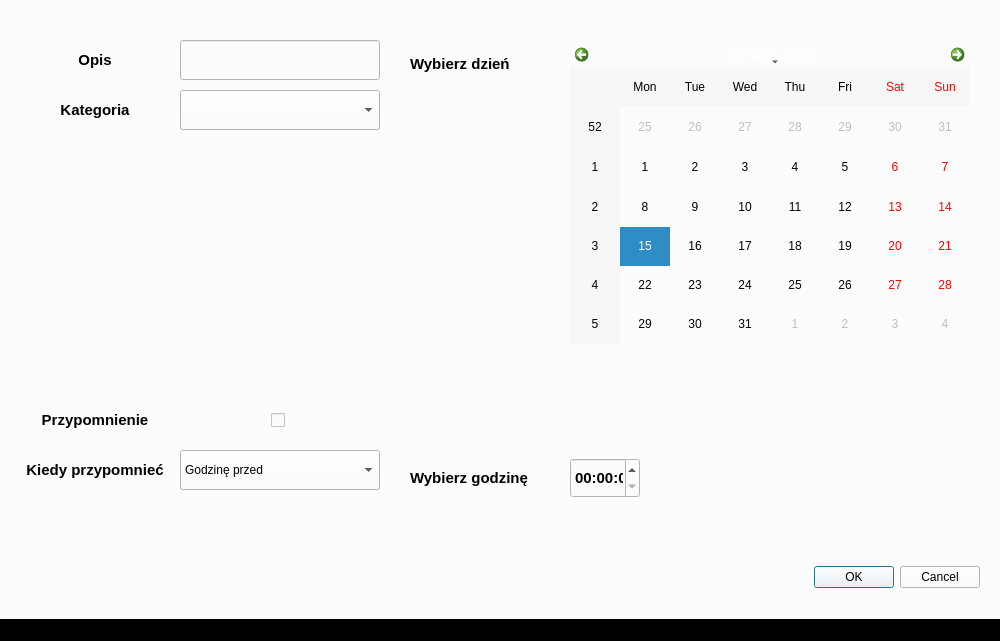
<?xml version="1.0" encoding="UTF-8"?>
<ui version="4.0">
 <class>Dialog</class>
 <widget class="QMainWindow" name="Dialog">
  <property name="geometry">
   <rect>
    <x>0</x>
    <y>0</y>
    <width>1000</width>
    <height>641</height>
   </rect>
  </property>
  <property name="sizePolicy">
   <sizepolicy hsizetype="Minimum" vsizetype="Minimum">
    <horstretch>0</horstretch>
    <verstretch>0</verstretch>
   </sizepolicy>
  </property>
  <property name="minimumSize">
   <size>
    <width>1000</width>
    <height>600</height>
   </size>
  </property>
  <property name="maximumSize">
   <size>
    <width>1000</width>
    <height>641</height>
   </size>
  </property>
  <property name="windowTitle">
   <string>Dodaj wydarzenie</string>
  </property>
  <property name="styleSheet">
   <string notr="true">background-color: rgb(0,0,0)</string>
  </property>
  <widget class="QWidget" name="widget">
   <property name="sizePolicy">
    <sizepolicy hsizetype="Minimum" vsizetype="Minimum">
     <horstretch>0</horstretch>
     <verstretch>0</verstretch>
    </sizepolicy>
   </property>
   <property name="minimumSize">
    <size>
     <width>1000</width>
     <height>600</height>
    </size>
   </property>
   <property name="maximumSize">
    <size>
     <width>1000</width>
     <height>641</height>
    </size>
   </property>
   <property name="styleSheet">
    <string notr="true">background-color: rgb(252,252,252)</string>
   </property>
   <layout class="QHBoxLayout" name="horizontalLayout">
    <property name="spacing">
     <number>10</number>
    </property>
    <property name="leftMargin">
     <number>10</number>
    </property>
    <property name="topMargin">
     <number>10</number>
    </property>
    <property name="rightMargin">
     <number>10</number>
    </property>
    <property name="bottomMargin">
     <number>10</number>
    </property>
    <item>
     <layout class="QFormLayout" name="formLayout">
      <property name="horizontalSpacing">
       <number>10</number>
      </property>
      <property name="verticalSpacing">
       <number>10</number>
      </property>
      <property name="leftMargin">
       <number>10</number>
      </property>
      <property name="topMargin">
       <number>10</number>
      </property>
      <property name="rightMargin">
       <number>10</number>
      </property>
      <property name="bottomMargin">
       <number>10</number>
      </property>
      <item row="1" column="0">
       <widget class="QLabel" name="label">
        <property name="sizePolicy">
         <sizepolicy hsizetype="Minimum" vsizetype="Minimum">
          <horstretch>0</horstretch>
          <verstretch>0</verstretch>
         </sizepolicy>
        </property>
        <property name="minimumSize">
         <size>
          <width>150</width>
          <height>40</height>
         </size>
        </property>
        <property name="maximumSize">
         <size>
          <width>150</width>
          <height>40</height>
         </size>
        </property>
        <property name="font">
         <font>
          <pointsize>11</pointsize>
          <weight>75</weight>
          <bold>true</bold>
         </font>
        </property>
        <property name="styleSheet">
         <string notr="true">background-color: rgb(252,252,252)</string>
        </property>
        <property name="text">
         <string>Opis</string>
        </property>
        <property name="alignment">
         <set>Qt::AlignCenter</set>
        </property>
       </widget>
      </item>
      <item row="1" column="1">
       <widget class="QLineEdit" name="lineDesc">
        <property name="sizePolicy">
         <sizepolicy hsizetype="Minimum" vsizetype="Minimum">
          <horstretch>0</horstretch>
          <verstretch>0</verstretch>
         </sizepolicy>
        </property>
        <property name="minimumSize">
         <size>
          <width>200</width>
          <height>40</height>
         </size>
        </property>
        <property name="maximumSize">
         <size>
          <width>200</width>
          <height>40</height>
         </size>
        </property>
        <property name="styleSheet">
         <string notr="true">background-color: rgb(252,252,252)</string>
        </property>
       </widget>
      </item>
      <item row="2" column="0">
       <widget class="QLabel" name="label_2">
        <property name="sizePolicy">
         <sizepolicy hsizetype="Minimum" vsizetype="Minimum">
          <horstretch>0</horstretch>
          <verstretch>0</verstretch>
         </sizepolicy>
        </property>
        <property name="minimumSize">
         <size>
          <width>150</width>
          <height>40</height>
         </size>
        </property>
        <property name="maximumSize">
         <size>
          <width>150</width>
          <height>40</height>
         </size>
        </property>
        <property name="font">
         <font>
          <pointsize>11</pointsize>
          <weight>75</weight>
          <bold>true</bold>
         </font>
        </property>
        <property name="styleSheet">
         <string notr="true">background-color: rgb(252,252,252)</string>
        </property>
        <property name="text">
         <string>Kategoria</string>
        </property>
        <property name="alignment">
         <set>Qt::AlignCenter</set>
        </property>
       </widget>
      </item>
      <item row="2" column="1">
       <widget class="QComboBox" name="catCombo">
        <property name="sizePolicy">
         <sizepolicy hsizetype="Minimum" vsizetype="Minimum">
          <horstretch>0</horstretch>
          <verstretch>0</verstretch>
         </sizepolicy>
        </property>
        <property name="minimumSize">
         <size>
          <width>200</width>
          <height>40</height>
         </size>
        </property>
        <property name="maximumSize">
         <size>
          <width>200</width>
          <height>40</height>
         </size>
        </property>
        <property name="styleSheet">
         <string notr="true">background-color: rgb(252,252,252)</string>
        </property>
       </widget>
      </item>
      <item row="3" column="0" colspan="2">
       <spacer name="verticalSpacer">
        <property name="orientation">
         <enum>Qt::Vertical</enum>
        </property>
        <property name="sizeType">
         <enum>QSizePolicy::Preferred</enum>
        </property>
        <property name="sizeHint" stdset="0">
         <size>
          <width>20</width>
          <height>250</height>
         </size>
        </property>
       </spacer>
      </item>
      <item row="4" column="0">
       <widget class="QLabel" name="label_3">
        <property name="sizePolicy">
         <sizepolicy hsizetype="Minimum" vsizetype="Minimum">
          <horstretch>0</horstretch>
          <verstretch>0</verstretch>
         </sizepolicy>
        </property>
        <property name="minimumSize">
         <size>
          <width>150</width>
          <height>40</height>
         </size>
        </property>
        <property name="maximumSize">
         <size>
          <width>150</width>
          <height>40</height>
         </size>
        </property>
        <property name="font">
         <font>
          <pointsize>11</pointsize>
          <weight>75</weight>
          <bold>true</bold>
         </font>
        </property>
        <property name="styleSheet">
         <string notr="true">background-color: rgb(252,252,252)</string>
        </property>
        <property name="text">
         <string>Przypomnienie</string>
        </property>
        <property name="alignment">
         <set>Qt::AlignCenter</set>
        </property>
       </widget>
      </item>
      <item row="4" column="1">
       <widget class="QCheckBox" name="ifRemindBox">
        <property name="sizePolicy">
         <sizepolicy hsizetype="Minimum" vsizetype="Minimum">
          <horstretch>0</horstretch>
          <verstretch>0</verstretch>
         </sizepolicy>
        </property>
        <property name="minimumSize">
         <size>
          <width>105</width>
          <height>40</height>
         </size>
        </property>
        <property name="maximumSize">
         <size>
          <width>105</width>
          <height>40</height>
         </size>
        </property>
        <property name="font">
         <font>
          <pointsize>11</pointsize>
          <weight>75</weight>
          <bold>true</bold>
         </font>
        </property>
        <property name="layoutDirection">
         <enum>Qt::RightToLeft</enum>
        </property>
        <property name="text">
         <string/>
        </property>
       </widget>
      </item>
      <item row="5" column="0">
       <widget class="QLabel" name="label_4">
        <property name="sizePolicy">
         <sizepolicy hsizetype="Minimum" vsizetype="Minimum">
          <horstretch>0</horstretch>
          <verstretch>0</verstretch>
         </sizepolicy>
        </property>
        <property name="minimumSize">
         <size>
          <width>150</width>
          <height>40</height>
         </size>
        </property>
        <property name="maximumSize">
         <size>
          <width>150</width>
          <height>40</height>
         </size>
        </property>
        <property name="font">
         <font>
          <pointsize>11</pointsize>
          <weight>75</weight>
          <bold>true</bold>
         </font>
        </property>
        <property name="styleSheet">
         <string notr="true">background-color: rgb(252,252,252)</string>
        </property>
        <property name="text">
         <string>Kiedy przypomnieć</string>
        </property>
        <property name="alignment">
         <set>Qt::AlignCenter</set>
        </property>
       </widget>
      </item>
      <item row="5" column="1">
       <widget class="QComboBox" name="remindComb">
        <property name="sizePolicy">
         <sizepolicy hsizetype="Minimum" vsizetype="Minimum">
          <horstretch>0</horstretch>
          <verstretch>0</verstretch>
         </sizepolicy>
        </property>
        <property name="minimumSize">
         <size>
          <width>200</width>
          <height>40</height>
         </size>
        </property>
        <property name="maximumSize">
         <size>
          <width>200</width>
          <height>40</height>
         </size>
        </property>
        <property name="styleSheet">
         <string notr="true">background-color: rgb(252,252,252)</string>
        </property>
        <item>
         <property name="text">
          <string>Godzinę przed</string>
         </property>
        </item>
        <item>
         <property name="text">
          <string>3 godziny przed</string>
         </property>
        </item>
        <item>
         <property name="text">
          <string>5 godzin przed</string>
         </property>
        </item>
        <item>
         <property name="text">
          <string>12 godzin przed</string>
         </property>
        </item>
        <item>
         <property name="text">
          <string>Dzień przed</string>
         </property>
        </item>
        <item>
         <property name="text">
          <string>Dwa dni przed</string>
         </property>
        </item>
        <item>
         <property name="text">
          <string>Tydzień przed</string>
         </property>
        </item>
        <item>
         <property name="text">
          <string>2 tygodnie przed</string>
         </property>
        </item>
        <item>
         <property name="text">
          <string>Miesiąc przed</string>
         </property>
        </item>
        <item>
         <property name="text">
          <string>Kwartał przed</string>
         </property>
        </item>
        <item>
         <property name="text">
          <string>Pół roku przed</string>
         </property>
        </item>
        <item>
         <property name="text">
          <string>Rok przed</string>
         </property>
        </item>
       </widget>
      </item>
      <item row="0" column="0" colspan="2">
       <spacer name="verticalSpacer_3">
        <property name="orientation">
         <enum>Qt::Vertical</enum>
        </property>
        <property name="sizeType">
         <enum>QSizePolicy::Preferred</enum>
        </property>
        <property name="sizeHint" stdset="0">
         <size>
          <width>20</width>
          <height>10</height>
         </size>
        </property>
       </spacer>
      </item>
     </layout>
    </item>
    <item>
     <layout class="QFormLayout" name="formLayout_2">
      <property name="horizontalSpacing">
       <number>10</number>
      </property>
      <property name="verticalSpacing">
       <number>10</number>
      </property>
      <property name="leftMargin">
       <number>10</number>
      </property>
      <property name="topMargin">
       <number>10</number>
      </property>
      <property name="rightMargin">
       <number>10</number>
      </property>
      <property name="bottomMargin">
       <number>10</number>
      </property>
      <item row="0" column="0" colspan="2">
       <spacer name="verticalSpacer_5">
        <property name="orientation">
         <enum>Qt::Vertical</enum>
        </property>
        <property name="sizeType">
         <enum>QSizePolicy::Maximum</enum>
        </property>
        <property name="sizeHint" stdset="0">
         <size>
          <width>20</width>
          <height>10</height>
         </size>
        </property>
       </spacer>
      </item>
      <item row="1" column="0">
       <widget class="QLabel" name="label_5">
        <property name="sizePolicy">
         <sizepolicy hsizetype="Minimum" vsizetype="Minimum">
          <horstretch>0</horstretch>
          <verstretch>0</verstretch>
         </sizepolicy>
        </property>
        <property name="minimumSize">
         <size>
          <width>150</width>
          <height>40</height>
         </size>
        </property>
        <property name="maximumSize">
         <size>
          <width>150</width>
          <height>40</height>
         </size>
        </property>
        <property name="font">
         <font>
          <pointsize>11</pointsize>
          <weight>75</weight>
          <bold>true</bold>
         </font>
        </property>
        <property name="styleSheet">
         <string notr="true">background-color: rgb(252,252,252)</string>
        </property>
        <property name="text">
         <string>Wybierz dzień</string>
        </property>
       </widget>
      </item>
      <item row="1" column="1">
       <widget class="QCalendarWidget" name="calendarEd">
        <property name="sizePolicy">
         <sizepolicy hsizetype="Minimum" vsizetype="Minimum">
          <horstretch>0</horstretch>
          <verstretch>0</verstretch>
         </sizepolicy>
        </property>
        <property name="minimumSize">
         <size>
          <width>400</width>
          <height>300</height>
         </size>
        </property>
        <property name="maximumSize">
         <size>
          <width>400</width>
          <height>300</height>
         </size>
        </property>
        <property name="styleSheet">
         <string>0</string>
        </property>
        <property name="minimumDate">
         <date>
          <year>2001</year>
          <month>9</month>
          <day>11</day>
         </date>
        </property>
        <property name="maximumDate">
         <date>
          <year>2101</year>
          <month>9</month>
          <day>11</day>
         </date>
        </property>
       </widget>
      </item>
      <item row="2" column="0" colspan="2">
       <spacer name="verticalSpacer_2">
        <property name="orientation">
         <enum>Qt::Vertical</enum>
        </property>
        <property name="sizeType">
         <enum>QSizePolicy::Maximum</enum>
        </property>
        <property name="sizeHint" stdset="0">
         <size>
          <width>20</width>
          <height>90</height>
         </size>
        </property>
       </spacer>
      </item>
      <item row="3" column="0">
       <widget class="QLabel" name="label_6">
        <property name="minimumSize">
         <size>
          <width>150</width>
          <height>40</height>
         </size>
        </property>
        <property name="maximumSize">
         <size>
          <width>150</width>
          <height>40</height>
         </size>
        </property>
        <property name="font">
         <font>
          <pointsize>11</pointsize>
          <weight>75</weight>
          <bold>true</bold>
         </font>
        </property>
        <property name="styleSheet">
         <string notr="true">background-color: rgb(252,252,252)</string>
        </property>
        <property name="text">
         <string>Wybierz godzinę</string>
        </property>
       </widget>
      </item>
      <item row="3" column="1">
       <widget class="QTimeEdit" name="timeEditComb">
        <property name="sizePolicy">
         <sizepolicy hsizetype="Minimum" vsizetype="Minimum">
          <horstretch>0</horstretch>
          <verstretch>0</verstretch>
         </sizepolicy>
        </property>
        <property name="minimumSize">
         <size>
          <width>70</width>
          <height>40</height>
         </size>
        </property>
        <property name="maximumSize">
         <size>
          <width>70</width>
          <height>40</height>
         </size>
        </property>
        <property name="font">
         <font>
          <pointsize>11</pointsize>
          <weight>75</weight>
          <bold>true</bold>
         </font>
        </property>
        <property name="styleSheet">
         <string notr="true">background-color: rgb(252,252,252)</string>
        </property>
       </widget>
      </item>
      <item row="4" column="0" colspan="2">
       <spacer name="verticalSpacer_6">
        <property name="orientation">
         <enum>Qt::Vertical</enum>
        </property>
        <property name="sizeType">
         <enum>QSizePolicy::Maximum</enum>
        </property>
        <property name="sizeHint" stdset="0">
         <size>
          <width>20</width>
          <height>40</height>
         </size>
        </property>
       </spacer>
      </item>
      <item row="5" column="1">
       <widget class="QDialogButtonBox" name="okcanButtons">
        <property name="sizePolicy">
         <sizepolicy hsizetype="Minimum" vsizetype="Minimum">
          <horstretch>0</horstretch>
          <verstretch>0</verstretch>
         </sizepolicy>
        </property>
        <property name="minimumSize">
         <size>
          <width>200</width>
          <height>30</height>
         </size>
        </property>
        <property name="maximumSize">
         <size>
          <width>500</width>
          <height>30</height>
         </size>
        </property>
        <property name="focusPolicy">
         <enum>Qt::ClickFocus</enum>
        </property>
        <property name="layoutDirection">
         <enum>Qt::LeftToRight</enum>
        </property>
        <property name="styleSheet">
         <string notr="true">background-color: rgb(252,252,252)</string>
        </property>
        <property name="standardButtons">
         <set>QDialogButtonBox::Cancel|QDialogButtonBox::Ok</set>
        </property>
       </widget>
      </item>
     </layout>
    </item>
   </layout>
  </widget>
  <widget class="QMenuBar" name="menubar">
   <property name="geometry">
    <rect>
     <x>0</x>
     <y>0</y>
     <width>1000</width>
     <height>21</height>
    </rect>
   </property>
  </widget>
  <widget class="QStatusBar" name="statusbar"/>
 </widget>
 <resources/>
 <connections/>
</ui>
